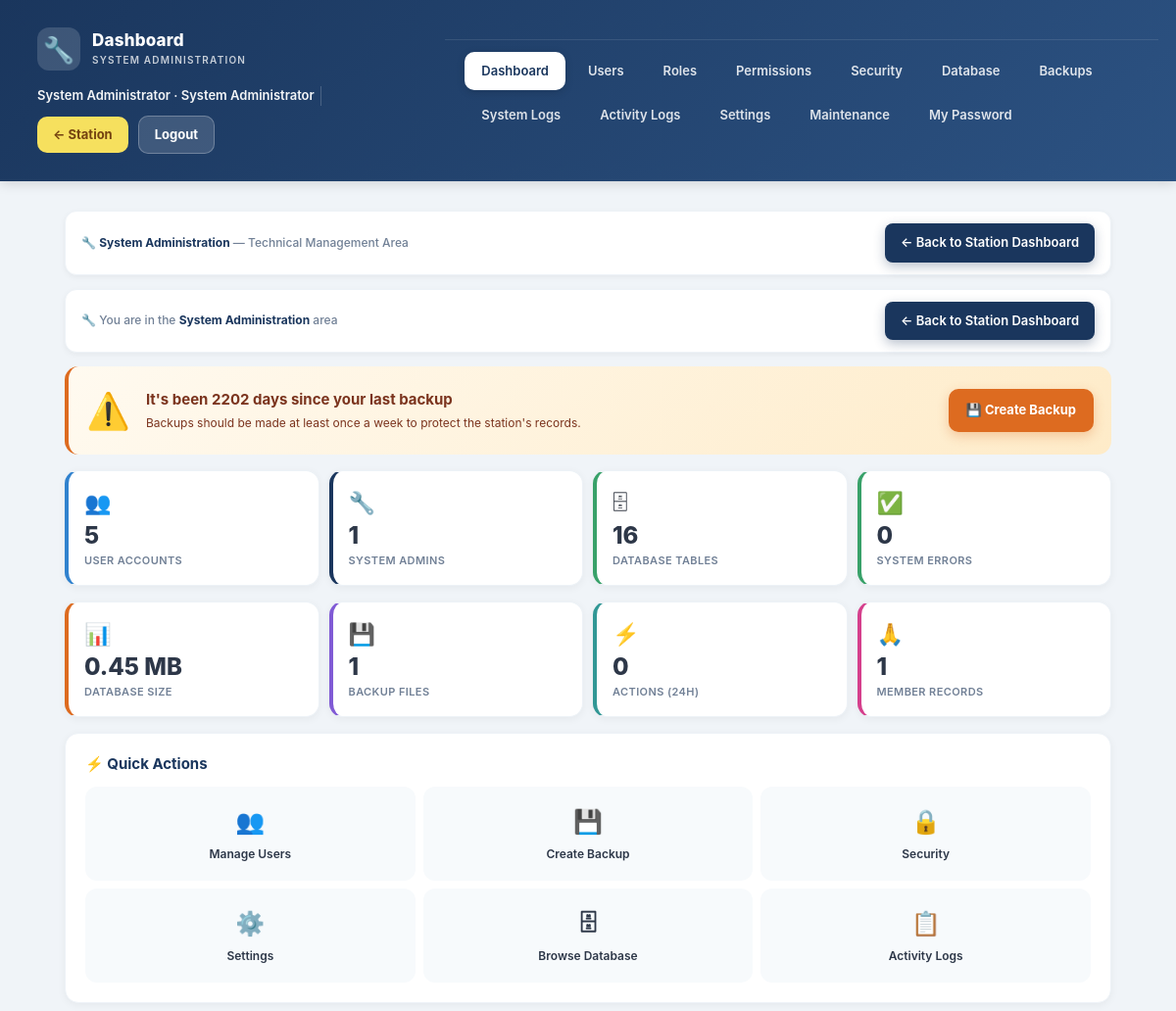
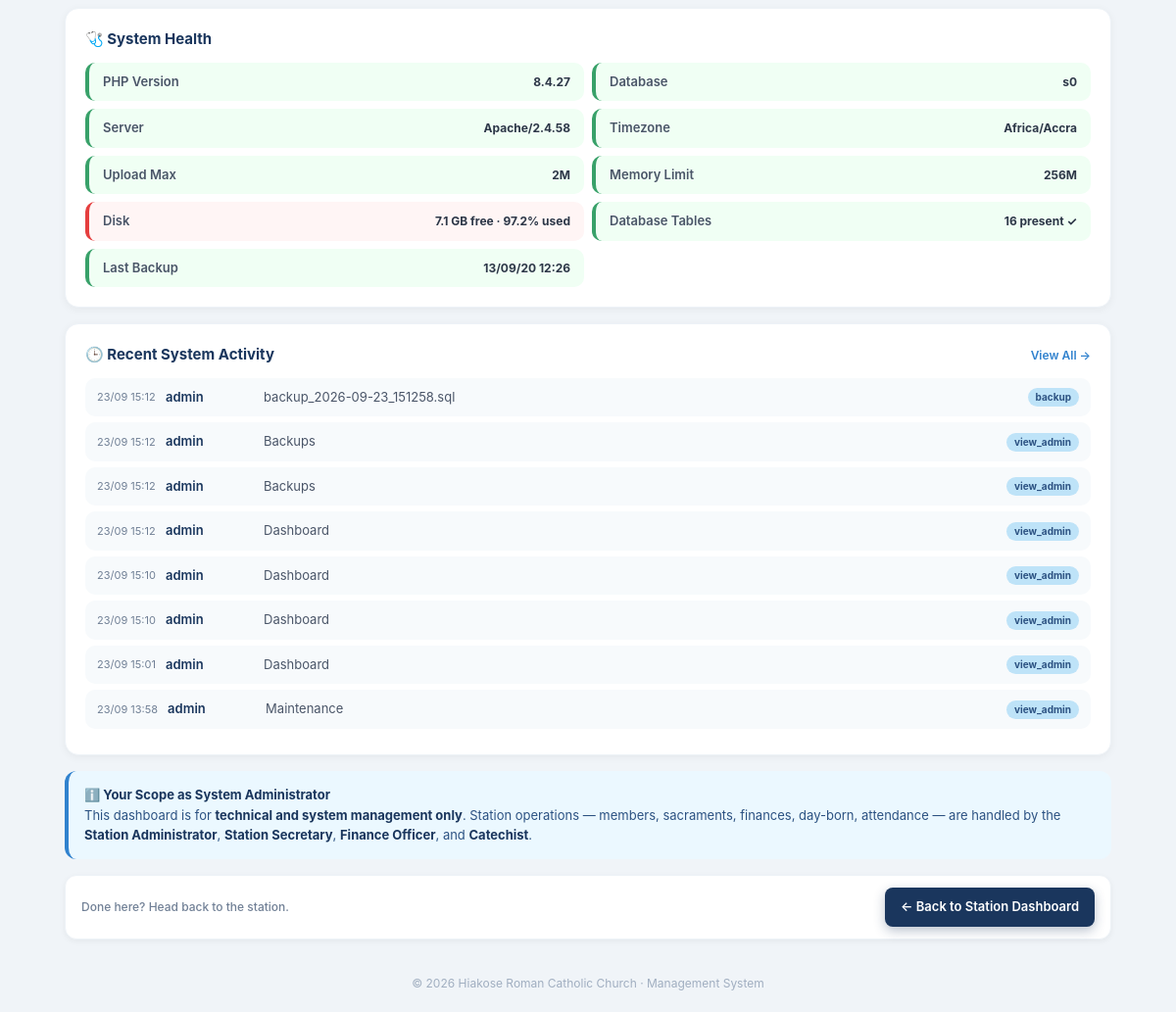
/admin/index.php (signed in), run on the app's committed database (2 pictures, top to bottom).
### tables this page shows
CREATE TABLE `activity_logs` (
  `id` int(11) NOT NULL AUTO_INCREMENT,
  `user_id` int(11) DEFAULT NULL,
  `username` varchar(50) DEFAULT NULL,
  `action` varchar(80) NOT NULL,
  `details` varchar(500) DEFAULT NULL,
  `ip` varchar(45) DEFAULT NULL,
  `created_at` timestamp NOT NULL DEFAULT current_timestamp(),
  PRIMARY KEY (`id`)
);

CREATE TABLE `settings` (
  `id` int(11) NOT NULL DEFAULT 1,
  `church_name` varchar(150) DEFAULT 'Roman Catholic Church',
  `currency` varchar(10) DEFAULT 'GH₵',
  `timezone` varchar(60) DEFAULT 'Africa/Accra',
  `default_currency_code` varchar(10) DEFAULT 'GHS',
  PRIMARY KEY (`id`)
);

### includes/functions.php (called while the page is built, shortened)
<?php
function e($s) { return htmlspecialchars($s ?? '', ENT_QUOTES, 'UTF-8'); }
    ?>

### config/database.php (called while the page is built, shortened)
<?php
$DB_HOST = 'localhost';
$DB_NAME = 'church_db';
$DB_USER = 'root';
$DB_PASS = '';
try {
    $pdo = new PDO(
        "mysql:host=$DB_HOST;dbname=$DB_NAME;charset=utf8mb4",
        $DB_USER,
        $DB_PASS,
        [
            PDO::ATTR_ERRMODE            => PDO::ERRMODE_EXCEPTION,
            PDO::ATTR_DEFAULT_FETCH_MODE => PDO::FETCH_ASSOC,
            PDO::ATTR_EMULATE_PREPARES   => false,
        ]
    );
} catch (PDOException $e) {
    die("Database connection failed: " . $e->getMessage());
}
$settings = $pdo->query("SELECT * FROM settings WHERE id=1")->fetch();
require_once __DIR__ . '/../includes/functions.php';

### includes/auth.php (called while the page is built, shortened)
<?php
require_once __DIR__ . '/../config/database.php';

### admin/index.php (the view, shortened to what this page needs)
<?php
require_once __DIR__ . '/_layout.php';
try {
    $pdo->exec("CREATE TABLE IF NOT EXISTS system_logs (
        id INT AUTO_INCREMENT PRIMARY KEY,
        level ENUM('info','warning','error') DEFAULT 'info',
        message VARCHAR(500) NOT NULL,
        context VARCHAR(255) DEFAULT NULL,
        user_id INT DEFAULT NULL,
        created_at TIMESTAMP DEFAULT CURRENT_TIMESTAMP
    ) ENGINE=InnoDB DEFAULT CHARSET=utf8mb4");
    $pdo->exec("CREATE TABLE IF NOT EXISTS activity_logs (
        id INT AUTO_INCREMENT PRIMARY KEY,
        user_id INT DEFAULT NULL,
        username VARCHAR(50) DEFAULT NULL,
        action VARCHAR(80) NOT NULL,
        details VARCHAR(500) DEFAULT NULL,
        ip VARCHAR(45) DEFAULT NULL,
        created_at TIMESTAMP DEFAULT CURRENT_TIMESTAMP
    ) ENGINE=InnoDB DEFAULT CHARSET=utf8mb4");
} catch (PDOException $e) {}
function safeCount(PDO $pdo, string $sql, int $default = 0): int {
    try {
        $v = $pdo->query($sql)->fetchColumn();
        return $v === false ? $default : (int)$v;
    } catch (PDOException $e) { return $default; }
}
function safeAll(PDO $pdo, string $sql, int $limit = 10): array {
    try {
        $rows = $pdo->query($sql)->fetchAll();
        return is_array($rows) ? $rows : [];
    } catch (PDOException $e) { return []; }
}
function safeVal(PDO $pdo, string $sql, $default = null) {
    try {
        $v = $pdo->query($sql)->fetchColumn();
        return $v === false ? $default : $v;
    } catch (PDOException $e) { return $default; }
}
$totalUsers     = safeCount($pdo, "SELECT COUNT(*) FROM users");
$totalSysadmins = safeCount($pdo, "SELECT COUNT(*) FROM users WHERE role='sysadmin'");
$totalMembers   = safeCount($pdo, "SELECT COUNT(*) FROM members");
$totalTables    = safeCount($pdo, "SELECT COUNT(*) FROM information_schema.tables
                                   WHERE table_schema = DATABASE()");
$recentErrors   = safeCount($pdo, "SELECT COUNT(*) FROM system_logs WHERE level='error'");
$actions24h     = safeCount($pdo, "SELECT COUNT(*) FROM activity_logs
                                   WHERE created_at > NOW() - INTERVAL 1 DAY");
$dbSize = safeVal($pdo, "SELECT ROUND(SUM(data_length + index_length) / 1024 / 1024, 2)
                         FROM information_schema.tables
                         WHERE table_schema = DATABASE()", 0);
$phpVersion  = PHP_VERSION;
$serverSoft  = $_SERVER['SERVER_SOFTWARE'] ?? '—';
$uploadMax   = ini_get('upload_max_filesize');
$memoryLimit = ini_get('memory_limit');
$timezone    = date_default_timezone_get();
$dbName      = safeVal($pdo, "SELECT DATABASE()", '—');
$diskFree  = @disk_free_space('.');
$diskTotal = @disk_total_space('.');
$diskUsed  = ($diskTotal !== false && $diskFree !== false) ? ($diskTotal - $diskFree) : null;
$diskPct   = ($diskTotal && $diskTotal > 0 && $diskUsed !== null)
             ? round($diskUsed / $diskTotal * 100, 1) : null;
$backupDir    = __DIR__ . '/../backups/';
$backupCount  = 0;
$backupLatest = null;
if (is_dir($backupDir)) {
    $files = glob($backupDir . '*.sql');
    if (is_array($files)) {
        $backupCount = count($files);
        if ($backupCount > 0) {
            usort($files, fn($a, $b) => filemtime($b) <=> filemtime($a));
            $backupLatest = ['name' => basename($files[0]), 'time' => filemtime($files[0])];
        }
    }
}
$recentActivity = safeAll($pdo, "
    SELECT * FROM activity_logs
    WHERE action IN ('login','logout','create_user','reset_password',
                     'view_admin','backup','restore','security_update',
                     'change_role','delete_user')
    ORDER BY id DESC LIMIT 8
");
$expectedTables = ['users','members','sacraments','finances','settings',
                   'roles','permissions','system_logs','activity_logs'];
$existingTables = [];
try {
    $existingTables = $pdo->query("SHOW TABLES")->fetchAll(PDO::FETCH_COLUMN);
    $existingTables = is_array($existingTables) ? $existingTables : [];
} catch (PDOException $e) {}
$missingTables = array_diff($expectedTables, $existingTables);
$backupDays = $backupLatest ? floor((time() - $backupLatest['time']) / 86400) : null;
$backupOverdue = (!$backupLatest) || ($backupDays !== null && $backupDays >= 7);
?>
<div class="back-bar">
  <div class="txt">
    🔧 You are in the <strong>System Administration</strong> area
  </div>
  <a href="../index.php">← Back to Station Dashboard</a>
</div>
<?php if ($backupOverdue): ?>
<div class="reminder">
  <div class="icon">⚠️</div>
  <div class="body">
    <div class="title">
      <?= $backupLatest
          ? "It's been {$backupDays} days since your last backup"
          : 'No backups yet' ?>
    </div>
    <div class="desc">
      <?= $backupLatest
          ? 'Backups should be made at least once a week to protect the station\'s records.'
          : 'Create your first backup to protect the station\'s records.' ?>
    </div>
  </div>
  <a href="backups.php?create=1"
     onclick="return confirm('Create a backup now?')">💾 Create Backup</a>
</div>
<?php endif; ?>
<div class="ad-tiles">
  <div class="ad-tile blue">
    <div class="ic">👥</div>
    <div class="n"><?= $totalUsers ?></div>
    <div class="lbl">User Accounts</div>
  </div>
  <div class="ad-tile dark">
    <div class="ic">🔧</div>
    <div class="n"><?= $totalSysadmins ?></div>
    <div class="lbl">System Admins</div>
  </div>
  <div class="ad-tile green">
    <div class="ic">🗄</div>
    <div class="n"><?= $totalTables ?></div>
    <div class="lbl">Database Tables</div>
  </div>
  <div class="ad-tile <?= $recentErrors > 0 ? 'red' : 'green' ?>">
    <div class="ic"><?= $recentErrors > 0 ? '⚠️' : '✅' ?></div>
    <div class="n"><?= $recentErrors ?></div>
    <div class="lbl">System Errors</div>
  </div>
</div>
<div class="ad-tiles">
  <div class="ad-tile orange">
    <div class="ic">📊</div>
    <div class="n"><?= $dbSize ?> MB</div>
    <div class="lbl">Database Size</div>
  </div>
  <div class="ad-tile purple">
    <div class="ic">💾</div>
    <div class="n"><?= $backupCount ?></div>
    <div class="lbl">Backup Files</div>
  </div>
  <div class="ad-tile teal">
    <div class="ic">⚡</div>
    <div class="n"><?= $actions24h ?></div>
    <div class="lbl">Actions (24h)</div>
  </div>
  <div class="ad-tile pink">
    <div class="ic">🙏</div>
    <div class="n"><?= $totalMembers ?></div>
    <div class="lbl">Member Records</div>
  </div>
</div>
<div class="ad-section">
  <h3>⚡ Quick Actions</h3>
  <div class="qa-grid">
    <a class="qa-btn" href="users.php">
      <span class="ic">👥</span>
      Manage Users
    </a>
    <a class="qa-btn" href="backups.php?create=1"
       onclick="return confirm('Create a backup now?')">
      <span class="ic">💾</span>
      Create Backup
    </a>
    <a class="qa-btn" href="security.php">
      <span class="ic">🔒</span>
      Security
    </a>
    <a class="qa-btn" href="settings.php">
      <span class="ic">⚙️</span>
      Settings
    </a>
    <a class="qa-btn" href="database.php">
      <span class="ic">🗄</span>
      Browse Database
    </a>
    <a class="qa-btn" href="activity_logs.php">
      <span class="ic">📋</span>
      Activity Logs
    </a>
  </div>
</div>
<div class="ad-section">
  <h3>🩺 System Health</h3>
  <div class="health-grid">
    <div class="health-item <?= version_compare(PHP_VERSION, '7.4.0', '>=') ? 'ok' : 'warn' ?>">
      <span class="lbl">PHP Version</span>
      <span class="val"><?= e($phpVersion) ?></span>
    </div>
    <div class="health-item <?= $dbName && $dbName !== '—' ? 'ok' : 'bad' ?>">
      <span class="lbl">Database</span>
      <span class="val"><?= e($dbName ?: 'not connected') ?></span>
    </div>
    <div class="health-item ok">
      <span class="lbl">Server</span>
      <span class="val"><?= e($serverSoft) ?></span>
    </div>
    <div class="health-item ok">
      <span class="lbl">Timezone</span>
      <span class="val"><?= e($timezone) ?></span>
    </div>
    <div class="health-item ok">
      <span class="lbl">Upload Max</span>
      <span class="val"><?= e($uploadMax) ?></span>
    </div>
    <div class="health-item ok">
      <span class="lbl">Memory Limit</span>
      <span class="val"><?= e($memoryLimit) ?></span>
    </div>
    <?php if ($diskTotal): ?>
      <div class="health-item <?= $diskPct !== null && $diskPct > 90 ? 'bad' : ($diskPct !== null && $diskPct > 75 ? 'warn' : 'ok') ?>">
        <span class="lbl">Disk</span>
        <span class="val">
          <?= number_format($diskFree / 1024 / 1024 / 1024, 1) ?> GB free
          <?= $diskPct !== null ? '· ' . $diskPct . '% used' : '' ?>
        </span>
      </div>
    <?php endif; ?>
    <div class="health-item <?= empty($missingTables) ? 'ok' : 'warn' ?>">
      <span class="lbl">Database Tables</span>
      <span class="val">
        <?= count($existingTables) ?> present
        <?= empty($missingTables) ? '✓' : '· ' . count($missingTables) . ' missing' ?>
      </span>
    </div>
    <div class="health-item <?= $backupLatest ? 'ok' : 'warn' ?>">
      <span class="lbl">Last Backup</span>
      <span class="val">
        <?= $backupLatest ? date('d/m/y H:i', $backupLatest['time']) : 'never' ?>
      </span>
    </div>
  </div>
</div>
<div class="ad-section">
  <h3>
    🕒 Recent System Activity
    <a class="view-all" href="activity_logs.php">View All →</a>
  </h3>
  <?php if (!$recentActivity): ?>
    <div class="empty">No system activity logged yet.</div>
  <?php else: foreach ($recentActivity as $a): ?>
    <div class="act-row">
      <div class="time"><?= date('d/m H:i', strtotime($a['created_at'])) ?></div>
      <div class="who"><?= e($a['username'] ?? '—') ?></div>
      <div class="what"><?= e($a['details'] ?? '') ?></div>
      <span class="badge"><?= e($a['action']) ?></span>
    </div>
  <?php endforeach; endif; ?>
</div>
<div class="scope-note">
  <strong>ℹ️ Your Scope as System Administrator</strong><br>
  This dashboard is for <strong>technical and system management only</strong>.
  Station operations — members, sacraments, finances, day-born, attendance —
  are handled by the <strong>Station Administrator</strong>, <strong>Station Secretary</strong>,
  <strong>Finance Officer</strong>, and <strong>Catechist</strong>.
</div>
<div class="back-bar" style="margin-bottom:0;">
  <div class="txt">
    Done here? Head back to the station.
  </div>
  <a href="index.php">← Back to Station Dashboard</a>
</div>
<?php include __DIR__ . '/../includes/footer.php'; ?>

### includes/footer.php (shortened to what this page needs)
</main>
<footer>
  © <?= 'date'('Y') ?> <?= e($settings['church_name'] ?? 'Church') ?> · Management System
</footer>
</body>
</html>

### assets/css/style.css (style rules this page uses)
* { box-sizing: border-box; margin: 0; padding: 0; -webkit-tap-highlight-color: transparent; }
body { font-family: -apple-system, BlinkMacSystemFont, "Segoe UI", Roboto, sans-serif; background: #f0f4f8; color: #1a202c; font-size: 16px; line-height: 1.5; }
a { text-decoration: none; }
.badge { display: inline-block; padding: 3px 10px; border-radius: 999px; font-size: 11px; font-weight: 600; background: #e9d8fd; color: #553c9a; }
footer { text-align: center; padding: 20px; color: #a0aec0; font-size: 12px; }
.badge { background: #e9d8fd; color: #553c9a; }

### admin/_layout.php (style rules this page uses)
.back-bar { background: linear-gradient(135deg, #ebf8ff 0%, #bee3f8 100%); border-radius: 12px; padding: 14px 18px; margin: 14px 0 16px; box-shadow: 0 2px 10px rgba(26,54,93,0.12); border: 2px solid #90cdf4; display: flex; justify-content: space-between; align-items: center; gap: 12px; flex-wrap: wrap; }
.back-bar .txt { font-size: 13px; color: #2c5282; font-weight: 500; }
.back-bar .txt strong { color: #1a365d; font-weight: 700; }
.back-bar a { padding: 12px 20px; font-size: 14px; font-weight: 700; text-decoration: none; border-radius: 10px; background: #1a365d; color: #fff; white-space: nowrap; display: inline-flex; align-items: center; gap: 6px; box-shadow: 0 4px 12px rgba(26,54,93,0.3); transition: all 0.15s ease; }

### data on the page
activity_logs: created_at "23/09 15:12", username "admin", details "backup_2026-09-23_151258.sql", action "backup"
activity_logs: created_at "23/09 15:12", username "admin", details "Backups", action "view_admin"
activity_logs: created_at "23/09 15:12", username "admin", details "Backups", action "view_admin"
activity_logs: created_at "23/09 15:12", username "admin", details "Dashboard", action "view_admin"
activity_logs: created_at "23/09 15:10", username "admin", details "Dashboard", action "view_admin"
activity_logs: created_at "23/09 15:10", username "admin", details "Dashboard", action "view_admin"
activity_logs: created_at "23/09 15:01", username "admin", details "Dashboard", action "view_admin"
activity_logs: created_at "23/09 13:58", username "admin", details "Maintenance", action "view_admin"
settings: church_name "Hiakose Roman Catholic Church"

### other printed values
$pageTitle "Dashboard"
$u['name'] "System Administrator"
$label "Dashboard"
$label "Users"
$label "Roles"
$label "Permissions"
$label "Security"
$label "Database"
$label "Backups"
$label "System Logs"
$label "Activity Logs"
$label "Settings"
$label "Maintenance"
$backupDays "2202"
$totalUsers "5"
